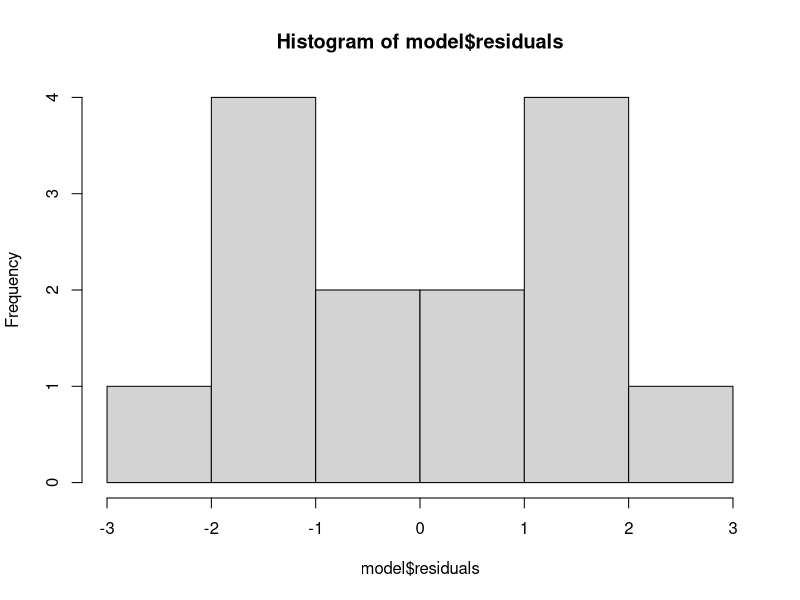
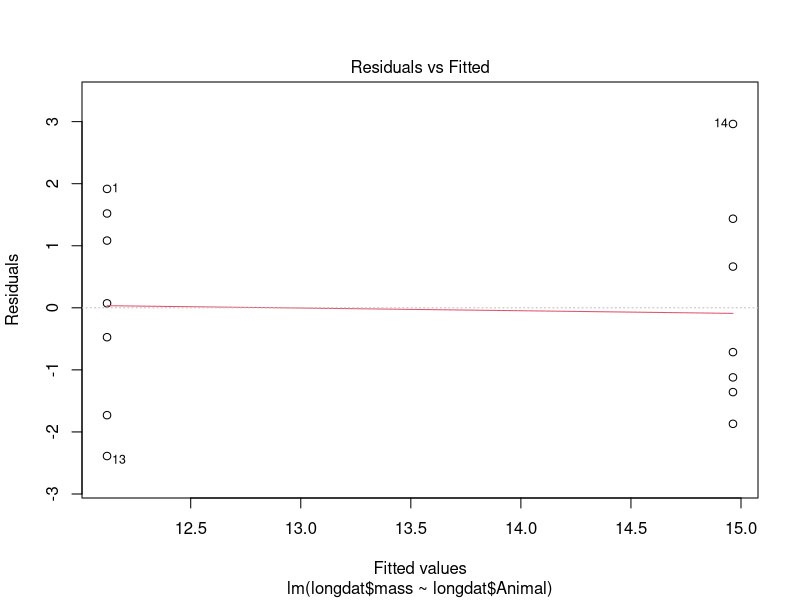
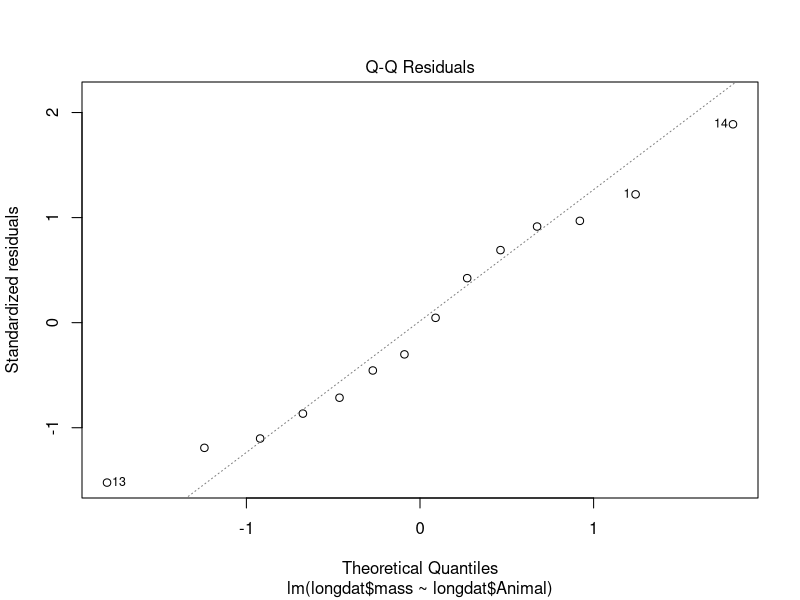
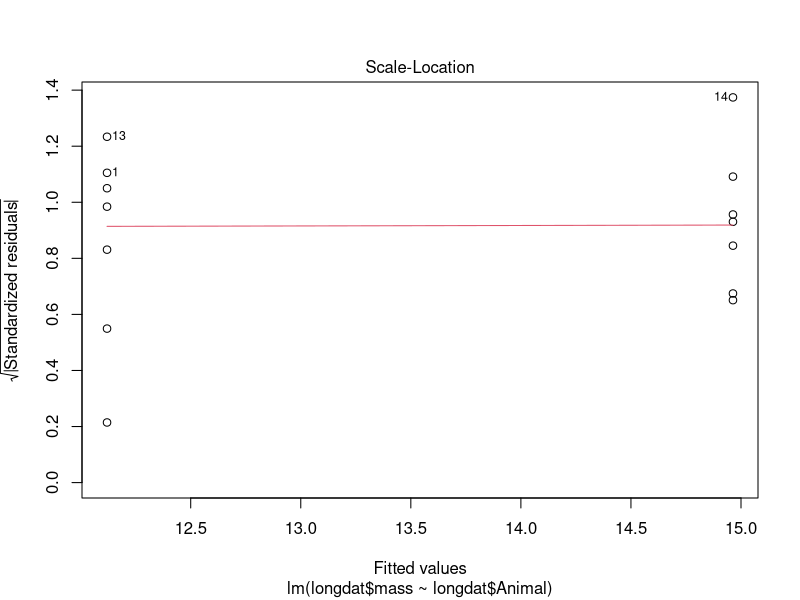
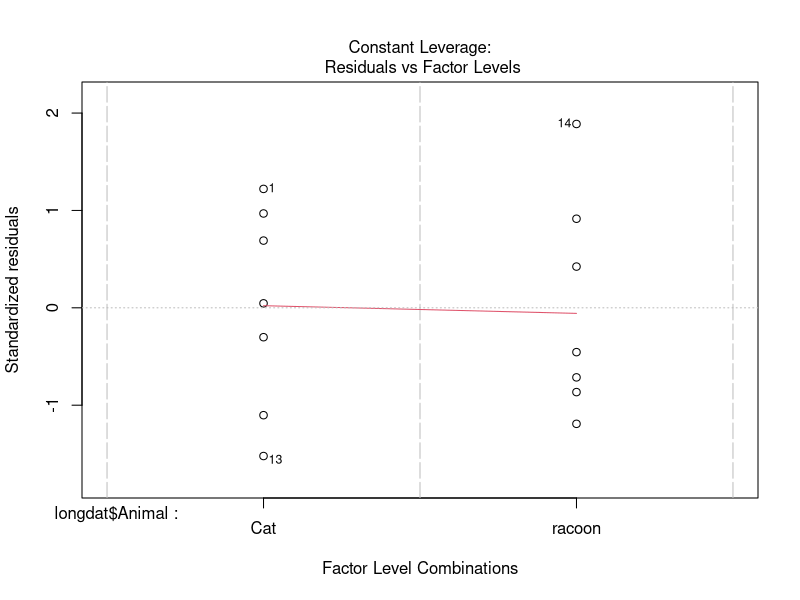

These figures' R source, in order:
Cat<-rnorm(7,12,2)
racoon<-rnorm(7,15,2)
t.test(Cat,racoon)
library(tidyverse)

data<-data.frame(Cat,racoon)
longdat<-pivot_longer(data,1:2,names_to = "Animal",values_to="mass")
model<-lm(longdat$mass~longdat$Animal)
mean(Cat)

mean(racoon)-mean(Cat)


hist(model$residuals)
ks.test(model$residuals,y="pnorm",mean(model$residuals),sd(model$residuals))
cooks.distance(model)

bigCat<-Cat
bigCat[1]<-60
data<-data.frame(bigCat,racoon)
longdat<-pivot_longer(data,1:2,names_to = "Animal",values_to="mass")
model1<-lm(longdat$mass~longdat$Animal)
cooks.distance(model1)

plot(model)
summary(model)